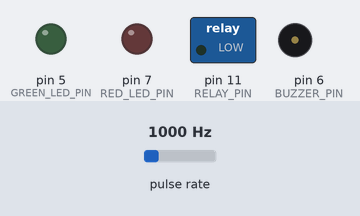
Recording of a sketch running on a simulated Arduino Uno, built with avr-gcc and run on an emulated ATmega328P. On the bench: switched loads named in the sketch (green lamp = pin HIGH), output pins drawn as LEDs (lit = HIGH), buzzer (waves = sounding, pin HIGH). Wiring (inferred from the names in the program): pulse sensor: data pin 2. Inputs (shaded band) come from the test bench; at power-on: pulse rate 1000 Hz.

Above: at 0.1 s.
At 31.4 s:
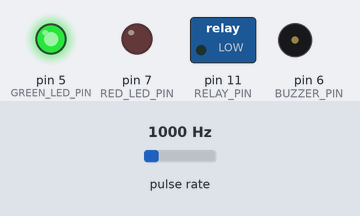
Timing chart, 0 to 32.9 s (numbered marks = the images above):
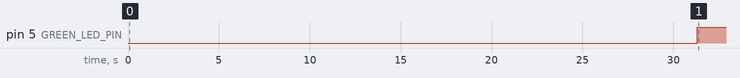

The sketch:

main.ino
```cpp
//#include <LedControl.h> // to use 8 digit segment display on arduino

#include "flow_sensor.hpp"
#include "timer.hpp"


// ################################################################################################
// ####################################### USER DEFINITIONS #######################################
// ################################################################################################

// ------- PIN DEFINITIONS -------
#define FLOW_SENSOR_PIN 2		    // Digital input pin for flow sensor readings
#define RED_LED_PIN 7           // Digital output pin for RED LED
#define GREEN_LED_PIN 5         // Digital output pin for GREEN LED
#define BUZZER_PIN 6         	  // PWM output pin for buzzer
#define RELAY_PIN 11			      // Digital output pin for relay
//#define MAX_DIN_PIN 12        // DIN pin for MAX segment display
//#define MAX_CLK_PIN 13        // CLK pin for MAX segment display
//#define MAX_CS_PIN 10         // CS pin for MAX segment display

// ------- CONSTANT DEFINITIONS -------
// Define sensor calibration constant for the hall-effect flow sensor.
// In my case the flow sensor is YF-B7. It outputs approximately 11.0 pulses per second per liter/minute of flow.
// In other words, if the number of pulses read from the pin during 1 second is 11.0, then the measured flow rate is 1L/min
// (ref. https://www.tinytronics.nl/shop/en/sensors/liquid/yf-b7-water-flow-sensor-with-temperature-sensor-brass-g1-2 )
const double SENSOR_CALIBRATION_FACTOR = 11.0;

// time lenght transitions between states
const unsigned long MAX_WATER_TIME = 270;     // maximum time allowed for the water to be running, in seconds
const unsigned long MAX_BATH_LENGTH = 450;    // maximum time allowed for the bath, in seconds
const unsigned long WARN_TIME = 30;           // time (until end of bath start) to warn end of bath, in seconds
const unsigned long RECOVERY_TIME = 5;        // time of recovery mode, in minutes
const unsigned long TRANSITION_TIME = 30;     // time to transition from IDLE mode to BATH mode, in seconds
const double        FLOW_THRESHOLD = 0.0;     // flow-rate threshold to trigger transition to BATH states

// ################################################################################################
// ################################### END OF USER DEFINITIONS ####################################
// ################################################################################################

#define SEC2MILLIS  1000                      // conversion from seconds to milliseconds (1000)
#define MIN2MILLIS  60000                     // conversion from minutes to milliseconds (1000 * 60)

// Relay is configured in High level trigger - normally open mode
// see https://arduinogetstarted.com/tutorials/arduino-relay for details
// To use this mode, we connect the high voltage device to the COM pin and NO pin
//  * if the IN pin is connected to LOW (0V), the switch is open. The device is off.
//  * if the IN pin is connected to HIGH (5V), the switch is closed. The device is on.

enum State {IDLE, BATH, RECOVERY};

// control variables
State state;
// LedControl led_controller = LedControl(MAX_DIN_PIN,MAX_CLK_PIN,MAX_CS_PIN,1);
FlowSensor flow_sensor{SENSOR_CALIBRATION_FACTOR};

bool init_state; // execute initial conditions when a new state is triggered
unsigned long bath_count {0}; // number of baths counter
bool transition_idle_bath = false; // boolean to check transition from IDLE to BATH

// time variables
bool timer_on = false; // activate or deactivate timer
bool water_on = false; // for soap time logic

unsigned long sensor_time {0};         // variable used to store sensor timetags
unsigned long bath_time_counter {0};   // variable to count time taken by the current bath
unsigned long soap_time {0};           // store time stamps for soap time logic
unsigned long state_time {0};          // variable used to store state timetags
unsigned long rollover_time{0};        // store timestamp in loop() function and check for rollover

/*flash() function is called when timer interrupt is triggered*/
void flash()
{
    // flash the LED and BUZZER
    static boolean output = HIGH;
    digitalWrite(BUZZER_PIN, output);
    digitalWrite(GREEN_LED_PIN, output);
    output = !output;
}

void setup()
{
    // connect LEDs, BUZZER and RELAY
    pinMode(GREEN_LED_PIN, OUTPUT);
    pinMode(RED_LED_PIN, OUTPUT);
    pinMode(BUZZER_PIN, OUTPUT);
    pinMode(RELAY_PIN, OUTPUT);

    // Water flow sensor configured to trigger on a FALLING state change (transition from HIGH state to LOW state)
    pinMode(FLOW_SENSOR_PIN, INPUT);
    digitalWrite(FLOW_SENSOR_PIN, HIGH);
    attachInterrupt(digitalPinToInterrupt(FLOW_SENSOR_PIN), flowSensorInterrupt, FALLING);

    // define initial state
    state = State::IDLE;
    init_state = true;

    // initialize digit segment display
    //led_controller.shutdown(0,false);
    //led_controller.setIntensity(0,5);
    //led_controller.clearDisplay(0);

    // Timer1 setup
    timerSetup();

    rollover_time = millis();
}

void flowSensorInterrupt()
{
    flow_sensor.pulseCounter();
}

void stateTransition()
{
    if (state == State::IDLE)
    {
  		  state = State::BATH;
    }
  	else if (state == State::BATH)
    {
  		  state = State::RECOVERY;
    }
  	else // if state == State::RECOVERY
    {
  		  state = State::IDLE;
    }
  	init_state = true;
}

void measureFlowRate()
{
  	if((millis() - sensor_time) > 1000.0)    // measure flow rate at frequency of 1Hz
  	{
    		// Disable the interrupt while calculating flow rate and sending the value to the host
    		detachInterrupt(digitalPinToInterrupt(FLOW_SENSOR_PIN));

    		// compute flow rate
    		flow_sensor.computeFlowRate(millis(), sensor_time);

    		// Print the flow rate in [L/min], in BATH state (or transition to bath)
        //if (state == State::BATH || transition_idle_bath)
        //{
        //    writeFlowToLCD(led_controller, flow_sensor.getFlow());
        //}

        // Reset the pulse counter, so we can start incrementing again
        flow_sensor.resetCounter();

    		// Enable the interrupt again now that we've finished sending output
    		attachInterrupt(digitalPinToInterrupt(FLOW_SENSOR_PIN), flowSensorInterrupt, FALLING);

    		// update time variable
    		sensor_time = millis();
  	}
}

void loopIdle()
{
  	if (init_state)
  	{
    		// initial conditions for IDLE state
        digitalWrite(RED_LED_PIN, LOW); // turn off RED LED
        digitalWrite(GREEN_LED_PIN, LOW); // turn off GREEN LED
        digitalWrite(RELAY_PIN, LOW); // Set LOW to open valve (let water through)
        transition_idle_bath = false;
    		init_state = false;
        // writeCounterToLCD(led_controller, bath_count);
        disableTimer();
  	}

    // check if there is active flow (to start transition to BATH)
    if (!transition_idle_bath && flow_sensor.getFlow() > FLOW_THRESHOLD)
    {
        state_time = millis();
        transition_idle_bath = true;
    }

    // check flow rate again, after TRANSITION_TIME has finished
    if (transition_idle_bath && (millis() - state_time >  TRANSITION_TIME * SEC2MILLIS))
    {
        if (flow_sensor.getFlow() > FLOW_THRESHOLD)
        {
            stateTransition();
        }
        else
        {
            transition_idle_bath = false;
        }
    }
}

void loopBath()
{
  	if (init_state)
  	{
        //Serial.println("Setting initial conditions for BATH state");
    		// initial conditions for BATH state
        state_time = millis();
        digitalWrite(GREEN_LED_PIN, HIGH); // turn on GREEN LED
    		init_state = false;
        bath_time_counter = 0.0;
        water_on = true;
        timer_on = false;
        soap_time = state_time;
  	}

    // check if we are getting close to end of bath -> enable timer if true
    if (!timer_on && (millis() - state_time > (MAX_BATH_LENGTH * SEC2MILLIS - WARN_TIME * SEC2MILLIS)))
    {
         timer_on = true;
         enableTimer();
    }
    if (!timer_on && water_on && (millis() - soap_time + bath_time_counter  > (MAX_WATER_TIME * SEC2MILLIS - WARN_TIME * SEC2MILLIS)))
    {
        timer_on = true;
        enableTimer();
    }

    // if water is turned off allow for soaping period (extra time)
    if (water_on && flow_sensor.getFlow() <= FLOW_THRESHOLD)
    {
        water_on = false;
        bath_time_counter += millis() - soap_time;
    }
    else if (!water_on && flow_sensor.getFlow() > FLOW_THRESHOLD)
    {
        water_on = true;
        soap_time = millis();
    }

    // end of bath conditions
    if (millis() - state_time > MAX_BATH_LENGTH * SEC2MILLIS)
    {
        stateTransition();
    }

    if (water_on && (millis() - soap_time + bath_time_counter  > MAX_WATER_TIME * SEC2MILLIS))
    {
        stateTransition();
    }
}

void loopRecovery()
{
  	if (init_state)
  	{
        // initial conditions for RECOVERY state
        disableTimer();
        state_time = millis();
        digitalWrite(GREEN_LED_PIN, LOW); // turn off GREEN LED
        digitalWrite(RED_LED_PIN, HIGH); // turn on RED LED
        digitalWrite(BUZZER_PIN, LOW); // turn off BUZZER
        digitalWrite(RELAY_PIN, HIGH); // Set HIGH to close valve (do not let water through)
        bath_count ++; // increase bath counter
    		init_state = false;
        //led_controller.clearDisplay(0);
  	}

    if (millis() - state_time > RECOVERY_TIME * MIN2MILLIS)
        stateTransition();
}

void loop()
{
  	if (state == State::IDLE)
  		  loopIdle();
  	else if (state == State::BATH)
  		  loopBath();
  	else // if state == State::RECOVERY
  		  loopRecovery();

  	// measure flow rate
  	measureFlowRate();

    // check for timer rollover
    if (rollover_time > millis())
    {
        // if we get here, then millis() has reset!
        state = State::RECOVERY;
        stateTransition();
    }
    else
    {
        // update rollover_time
        rollover_time = millis();
    }

    delay(100); // delay 100 ms
}
```

flow_sensor.cpp
```cpp
#include "flow_sensor.hpp"

FlowSensor::FlowSensor(double calibration_factor):
calibration_factor{calibration_factor}, pulse_count{0}, flow_rate{0.0}, flow{0.0}
{
}

void FlowSensor::pulseCounter()
{
    // Increment the pulse counter
    pulse_count++;
}

void FlowSensor::computeFlowRate(unsigned long current_time, unsigned long start_time)
{
    // Because this loop may not complete in exactly 1 second intervals we calculate
    // the number of milliseconds that have passed since the last execution and use
    // that to scale the output. We also apply the calibrationFactor to scale the output
    // based on the number of pulses per second per units of measure (litres/minute in
    // this case) coming from the sensor.
    flow_rate = ((1000.0 / (current_time - start_time)) * pulse_count) / calibration_factor; // flow rate in L/min

    // compute flow from flow_rate, in mL
    flow = (flow_rate / 60.0) * 1000.0;

    // Add the millilitres passed in this second to the cumulative total
    // totalMilliLitres += flowMilliLitres;
}

void FlowSensor::resetCounter()
{
    pulse_count = 0;
}

double FlowSensor::getRate()
{
    return flow_rate;
}

unsigned long FlowSensor::getFlow()
{
    return flow;
}
```

flow_sensor.hpp
```cpp
#ifndef FLOW_SENSOR_H
#define FLOW_SENSOR_H

#include <stdint.h>

typedef uint8_t byte;

class FlowSensor
{

    /*
    Description of Hall-effect flow sensor:

    In my case the selected sensor was YF-B7 (https://www.seeedstudio.com/Water-Flow-Sensor-YF-B7-p-2884.html)

    The sensor outputs 11 pulses per second with a duty cycle of approximately 50% for every liter of liquid
    that passes through it per minute. The formula is:
        Q [L/min] = f_{pulse} [Hz] / 11.0
    where Q is the measured flow in units of L/min, and f_{pulse} is pulse frequency output by the sensor.

    The sensor works at 1Hz, in the sense that we have to count the number of pulses for each second,
    and then apply the convertion from pulse count to flow. This is performed with a period of 1 second
    */

    public:
        FlowSensor(double calibration_factor);
        void pulseCounter();
        void computeFlowRate(unsigned long current_time, unsigned long start_time);
        void resetCounter();

        double getRate();
        unsigned long getFlow();
        unsigned long getTotalFlow();
    private:

    // control variables
    double calibration_factor;
    byte  pulse_count;

    // output rate
    double flow_rate;
    double flow;

};

#endif // FLOW_SENSOR_H
```

timer.cpp
```cpp
#include "timer.hpp"

void timerSetup()
{
    // set up timer1 interrupts with 1 Hz frequency
    cli();
    TCCR1A = 0;
    TCCR1B = 0;
    OCR1A = 0xF424;
    TCCR1B = (1<<WGM12) | (1<<CS12);
    TIMSK1 = 0; // start with timer disabled
    sei();
}

void disableTimer()
{
    TIMSK1 = 0;
}

void enableTimer()
{
    TIMSK1 = (1<<OCIE1A);
}

ISR(TIMER1_COMPA_vect)
{
    flash();
}

void writeFlowToLCD(LedControl& led_controller, double x_)
{
    led_controller.clearDisplay(0);

    unsigned long x = (unsigned long) (x_ * 10000.0);

    led_controller.setDigit(0,7,x/10000000,false);
    x = x%10000000;
    led_controller.setDigit(0,6,x/1000000,false);
    x = x%1000000;
    led_controller.setDigit(0,5,x/100000,false);
    x = x%100000;
    led_controller.setDigit(0,4,x/10000,true);
    x = x%10000;
    led_controller.setDigit(0,3,x/1000,false);
    x = x%1000;
    led_controller.setDigit(0,2,x/100,false);
    x = x%100;
    led_controller.setDigit(0,1,x/10,false);
    x = x%10;
    led_controller.setDigit(0,0,x/1,false);
}

void writeCounterToLCD(LedControl& led_controller, unsigned long x)
{
    led_controller.clearDisplay(0);

    led_controller.setDigit(0,7,x/10000000,false);
    x = x%10000000;
    led_controller.setDigit(0,6,x/1000000,false);
    x = x%1000000;
    led_controller.setDigit(0,5,x/100000,false);
    x = x%100000;
    led_controller.setDigit(0,4,x/10000,false);
    x = x%10000;
    led_controller.setDigit(0,3,x/1000,false);
    x = x%1000;
    led_controller.setDigit(0,2,x/100,false);
    x = x%100;
    led_controller.setDigit(0,1,x/10,false);
    x = x%10;
    led_controller.setDigit(0,0,x/1,false);
}
```

timer.hpp
```cpp
#ifndef TIMER_H
#define TIMER_H

#include <avr/io.h>
#include <avr/interrupt.h>
#include <LedControl.h>

// Timer1 functions
void flash();

// Timer1 functions
void timerSetup();
void disableTimer();
void enableTimer();
ISR(TIMER1_COMPA_vect);

// LCD helper functions
void writeCounterToLCD(LedControl& led_controller, unsigned long x);
void writeFlowToLCD(LedControl& led_controller, double x_);

#endif // TIMER_H
```

Measured:
- by itself, pin 5 (GREEN_LED_PIN): LOW → HIGH at 31.3 s
